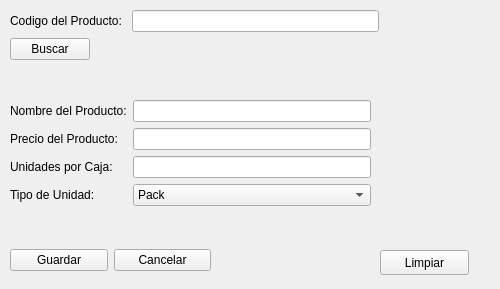
<?xml version="1.0" encoding="UTF-8"?>
<ui version="4.0">
 <class>Form</class>
 <widget class="QWidget" name="Form">
  <property name="geometry">
   <rect>
    <x>0</x>
    <y>0</y>
    <width>500</width>
    <height>289</height>
   </rect>
  </property>
  <property name="windowTitle">
   <string>Editar Producto</string>
  </property>
  <widget class="QWidget" name="formLayoutWidget">
   <property name="geometry">
    <rect>
     <x>10</x>
     <y>10</y>
     <width>369</width>
     <height>78</height>
    </rect>
   </property>
   <layout class="QFormLayout" name="formLayout">
    <item row="0" column="0">
     <widget class="QLabel" name="label">
      <property name="text">
       <string>Codigo del Producto: </string>
      </property>
     </widget>
    </item>
    <item row="0" column="1">
     <widget class="QLineEdit" name="lineEdit"/>
    </item>
    <item row="1" column="0">
     <widget class="QPushButton" name="pushButton">
      <property name="text">
       <string>Buscar</string>
      </property>
     </widget>
    </item>
   </layout>
  </widget>
  <widget class="QWidget" name="formLayoutWidget_2">
   <property name="geometry">
    <rect>
     <x>10</x>
     <y>100</y>
     <width>361</width>
     <height>120</height>
    </rect>
   </property>
   <layout class="QFormLayout" name="formLayout_2">
    <item row="0" column="0">
     <widget class="QLabel" name="label_2">
      <property name="text">
       <string>Nombre del Producto:</string>
      </property>
     </widget>
    </item>
    <item row="0" column="1">
     <widget class="QLineEdit" name="lineEdit_2"/>
    </item>
    <item row="1" column="0">
     <widget class="QLabel" name="label_3">
      <property name="text">
       <string>Precio del Producto:</string>
      </property>
     </widget>
    </item>
    <item row="1" column="1">
     <widget class="QLineEdit" name="lineEdit_3"/>
    </item>
    <item row="2" column="0">
     <widget class="QLabel" name="label_4">
      <property name="text">
       <string>Unidades por Caja:</string>
      </property>
     </widget>
    </item>
    <item row="2" column="1">
     <widget class="QLineEdit" name="lineEdit_4"/>
    </item>
    <item row="3" column="0">
     <widget class="QLabel" name="label_5">
      <property name="text">
       <string>Tipo de Unidad:</string>
      </property>
     </widget>
    </item>
    <item row="3" column="1">
     <widget class="QComboBox" name="comboBox">
      <item>
       <property name="text">
        <string>Pack</string>
       </property>
      </item>
      <item>
       <property name="text">
        <string>Bolsa</string>
       </property>
      </item>
      <item>
       <property name="text">
        <string>Caja</string>
       </property>
      </item>
      <item>
       <property name="text">
        <string>Unidad</string>
       </property>
      </item>
     </widget>
    </item>
   </layout>
  </widget>
  <widget class="QWidget" name="horizontalLayoutWidget">
   <property name="geometry">
    <rect>
     <x>10</x>
     <y>240</y>
     <width>201</width>
     <height>41</height>
    </rect>
   </property>
   <layout class="QHBoxLayout" name="horizontalLayout">
    <item>
     <widget class="QPushButton" name="pushButton_2">
      <property name="text">
       <string>Guardar</string>
      </property>
     </widget>
    </item>
    <item>
     <widget class="QPushButton" name="pushButton_3">
      <property name="text">
       <string>Cancelar</string>
      </property>
     </widget>
    </item>
   </layout>
  </widget>
  <widget class="QPushButton" name="pushButton_4">
   <property name="geometry">
    <rect>
     <x>380</x>
     <y>250</y>
     <width>89</width>
     <height>25</height>
    </rect>
   </property>
   <property name="text">
    <string>Limpiar</string>
   </property>
  </widget>
 </widget>
 <resources/>
 <connections>
  <connection>
   <sender>pushButton</sender>
   <signal>clicked()</signal>
   <receiver>Form</receiver>
   <slot>searchProduct()</slot>
   <hints>
    <hint type="sourcelabel">
     <x>50</x>
     <y>54</y>
    </hint>
    <hint type="destinationlabel">
     <x>249</x>
     <y>144</y>
    </hint>
   </hints>
  </connection>
  <connection>
   <sender>lineEdit</sender>
   <signal>returnPressed()</signal>
   <receiver>pushButton</receiver>
   <slot>click()</slot>
   <hints>
    <hint type="sourcelabel">
     <x>270</x>
     <y>23</y>
    </hint>
    <hint type="destinationlabel">
     <x>50</x>
     <y>54</y>
    </hint>
   </hints>
  </connection>
  <connection>
   <sender>pushButton_2</sender>
   <signal>clicked()</signal>
   <receiver>Form</receiver>
   <slot>saveProduct()</slot>
   <hints>
    <hint type="sourcelabel">
     <x>59</x>
     <y>260</y>
    </hint>
    <hint type="destinationlabel">
     <x>249</x>
     <y>144</y>
    </hint>
   </hints>
  </connection>
  <connection>
   <sender>pushButton_3</sender>
   <signal>clicked()</signal>
   <receiver>Form</receiver>
   <slot>close()</slot>
   <hints>
    <hint type="sourcelabel">
     <x>161</x>
     <y>260</y>
    </hint>
    <hint type="destinationlabel">
     <x>249</x>
     <y>144</y>
    </hint>
   </hints>
  </connection>
  <connection>
   <sender>pushButton_4</sender>
   <signal>clicked()</signal>
   <receiver>Form</receiver>
   <slot>resetFields()</slot>
   <hints>
    <hint type="sourcelabel">
     <x>424</x>
     <y>262</y>
    </hint>
    <hint type="destinationlabel">
     <x>249</x>
     <y>144</y>
    </hint>
   </hints>
  </connection>
 </connections>
 <slots>
  <slot>searchProduct()</slot>
  <slot>saveProduct()</slot>
  <slot>resetFields()</slot>
 </slots>
</ui>
